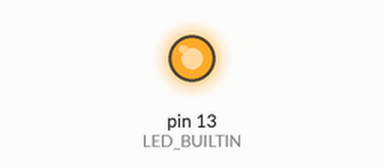
Simulated run of this sketch. Board: Arduino Uno, built with avr-gcc and run on an emulated ATmega328P. Parts: output pins drawn as LEDs (lit = HIGH).

Above: at 0.1 s.
At 36.1 s:
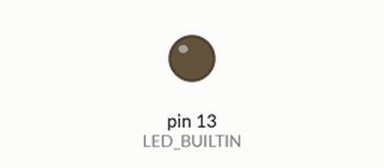
Timing chart, 0 to 37.6 s (numbered marks = the images above):
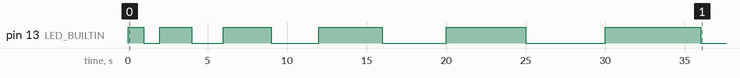

The sketch:

bucleFor-Blink.ino
```cpp
void setup() {
  pinMode(LED_BUILTIN, OUTPUT);
}

void loop() {
  for (int j=1; j<=10; j++)
  {
  digitalWrite(LED_BUILTIN, HIGH);
  delay(1000*j);
  digitalWrite(LED_BUILTIN, LOW);
  delay(1000*j);
  }
}
```

Measured:
- by itself, pin 13 (LED_BUILTIN): LOW → HIGH at 0.00 s, → LOW 1.0 s later, → HIGH 1.0 s later, → LOW 2.0 s later, … (12 changes in this stretch)
